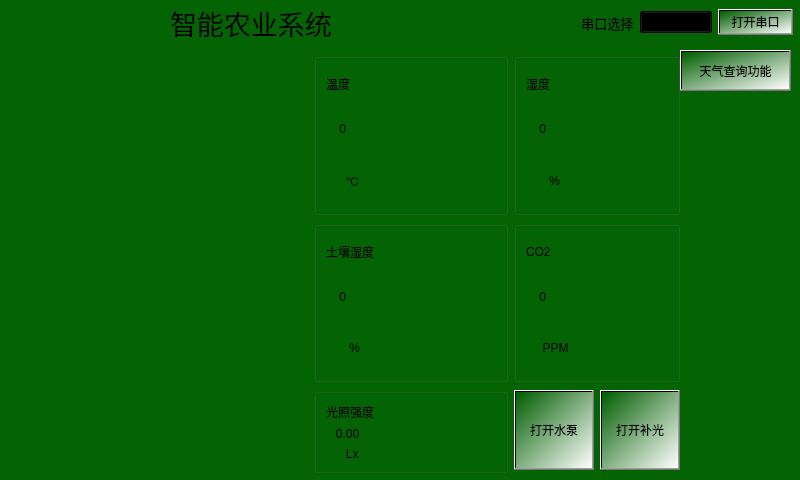
<?xml version="1.0" encoding="UTF-8"?>
<ui version="4.0">
 <class>mainwindow</class>
 <widget class="QWidget" name="mainwindow">
  <property name="geometry">
   <rect>
    <x>0</x>
    <y>0</y>
    <width>800</width>
    <height>480</height>
   </rect>
  </property>
  <property name="windowTitle">
   <string>Form</string>
  </property>
  <property name="styleSheet">
   <string notr="true">
background-color: rgb(4, 100, 4);</string>
  </property>
  <widget class="QWidget" name="layoutWidget">
   <property name="geometry">
    <rect>
     <x>0</x>
     <y>0</y>
     <width>793</width>
     <height>45</height>
    </rect>
   </property>
   <layout class="QHBoxLayout" name="horizontalLayout_2">
    <item>
     <spacer name="horizontalSpacer_2">
      <property name="orientation">
       <enum>Qt::Horizontal</enum>
      </property>
      <property name="sizeHint" stdset="0">
       <size>
        <width>58</width>
        <height>20</height>
       </size>
      </property>
     </spacer>
    </item>
    <item>
     <widget class="QLabel" name="label_1">
      <property name="sizePolicy">
       <sizepolicy hsizetype="Preferred" vsizetype="Preferred">
        <horstretch>0</horstretch>
        <verstretch>41</verstretch>
       </sizepolicy>
      </property>
      <property name="minimumSize">
       <size>
        <width>0</width>
        <height>41</height>
       </size>
      </property>
      <property name="maximumSize">
       <size>
        <width>440</width>
        <height>41</height>
       </size>
      </property>
      <property name="font">
       <font>
        <pointsize>20</pointsize>
       </font>
      </property>
      <property name="text">
       <string>智能农业系统</string>
      </property>
     </widget>
    </item>
    <item>
     <spacer name="horizontalSpacer">
      <property name="orientation">
       <enum>Qt::Horizontal</enum>
      </property>
      <property name="sizeHint" stdset="0">
       <size>
        <width>118</width>
        <height>20</height>
       </size>
      </property>
     </spacer>
    </item>
    <item>
     <layout class="QHBoxLayout" name="horizontalLayout">
      <item>
       <widget class="QLabel" name="label_3">
        <property name="sizePolicy">
         <sizepolicy hsizetype="Preferred" vsizetype="Preferred">
          <horstretch>0</horstretch>
          <verstretch>41</verstretch>
         </sizepolicy>
        </property>
        <property name="minimumSize">
         <size>
          <width>0</width>
          <height>41</height>
         </size>
        </property>
        <property name="maximumSize">
         <size>
          <width>440</width>
          <height>41</height>
         </size>
        </property>
        <property name="font">
         <font>
          <family>Agency FB</family>
          <pointsize>10</pointsize>
         </font>
        </property>
        <property name="text">
         <string>                      串口选择</string>
        </property>
       </widget>
      </item>
      <item>
       <widget class="QComboBox" name="comboBox">
        <property name="styleSheet">
         <string notr="true">background-color: qlineargradient(spread:pad, x1:0, y1:0, x2:1, y2:1, stop:0 rgba(0, 93, 0, 255), stop:1 rgba(255, 255, 255, 255));</string>
        </property>
       </widget>
      </item>
      <item>
       <widget class="QPushButton" name="pushButton_1">
        <property name="styleSheet">
         <string notr="true">background-color: qlineargradient(spread:pad, x1:0, y1:0, x2:1, y2:1, stop:0 rgba(0, 93, 0, 255), stop:1 rgba(255, 255, 255, 255));</string>
        </property>
        <property name="text">
         <string>打开串口</string>
        </property>
        <property name="checkable">
         <bool>true</bool>
        </property>
       </widget>
      </item>
     </layout>
    </item>
   </layout>
  </widget>
  <widget class="QWidget" name="layoutWidget">
   <property name="geometry">
    <rect>
     <x>0</x>
     <y>50</y>
     <width>301</width>
     <height>421</height>
    </rect>
   </property>
   <layout class="QVBoxLayout" name="verticalLayout">
    <item>
     <widget class="QLabel" name="label">
      <property name="maximumSize">
       <size>
        <width>299</width>
        <height>419</height>
       </size>
      </property>
      <property name="styleSheet">
       <string notr="true">background-image: url(:/tup/nongye.png);</string>
      </property>
      <property name="text">
       <string/>
      </property>
     </widget>
    </item>
   </layout>
  </widget>
  <widget class="QWidget" name="layoutWidget">
   <property name="geometry">
    <rect>
     <x>314</x>
     <y>53</y>
     <width>366</width>
     <height>420</height>
    </rect>
   </property>
   <layout class="QGridLayout" name="gridLayout">
    <item row="1" column="0">
     <widget class="QGroupBox" name="groupBox">
      <layout class="QGridLayout" name="soil_humi">
       <item row="0" column="0">
        <layout class="QHBoxLayout" name="horizontalLayout_5">
         <item>
          <widget class="QLabel" name="label_11">
           <property name="text">
            <string>土壤湿度</string>
           </property>
          </widget>
         </item>
         <item>
          <widget class="QLabel" name="label_12">
           <property name="maximumSize">
            <size>
             <width>32</width>
             <height>32</height>
            </size>
           </property>
           <property name="styleSheet">
            <string notr="true">background-image: url(:/tup/soil_humi.png);</string>
           </property>
           <property name="text">
            <string/>
           </property>
          </widget>
         </item>
        </layout>
       </item>
       <item row="1" column="0">
        <widget class="QLabel" name="label_13">
         <property name="styleSheet">
          <string notr="true">font: 20pt &quot;黑体&quot;;</string>
         </property>
         <property name="text">
          <string>    0</string>
         </property>
        </widget>
       </item>
       <item row="2" column="0">
        <widget class="QLabel" name="label_14">
         <property name="styleSheet">
          <string notr="true">font: 20pt &quot;黑体&quot;;</string>
         </property>
         <property name="text">
          <string>       %</string>
         </property>
        </widget>
       </item>
      </layout>
     </widget>
    </item>
    <item row="2" column="0">
     <widget class="QGroupBox" name="groupBox">
      <layout class="QGridLayout" name="co2">
       <item row="0" column="0">
        <layout class="QHBoxLayout" name="horizontalLayout_7">
         <item>
          <widget class="QLabel" name="label_19">
           <property name="text">
            <string>光照强度</string>
           </property>
          </widget>
         </item>
         <item>
          <widget class="QLabel" name="label_20">
           <property name="maximumSize">
            <size>
             <width>32</width>
             <height>32</height>
            </size>
           </property>
           <property name="styleSheet">
            <string notr="true">background-image: url(:/tup/light.png);</string>
           </property>
           <property name="text">
            <string/>
           </property>
          </widget>
         </item>
        </layout>
       </item>
       <item row="1" column="0">
        <widget class="QLabel" name="label_21">
         <property name="styleSheet">
          <string notr="true">font: 20pt &quot;黑体&quot;;</string>
         </property>
         <property name="text">
          <string>   0.00</string>
         </property>
        </widget>
       </item>
       <item row="2" column="0">
        <widget class="QLabel" name="label_22">
         <property name="styleSheet">
          <string notr="true">font: 20pt &quot;黑体&quot;;</string>
         </property>
         <property name="text">
          <string>      Lx</string>
         </property>
        </widget>
       </item>
      </layout>
     </widget>
    </item>
    <item row="1" column="1">
     <widget class="QGroupBox" name="groupBox">
      <layout class="QGridLayout" name="gridLayout_5">
       <item row="2" column="0">
        <widget class="QLabel" name="label_18">
         <property name="styleSheet">
          <string notr="true">font: 20pt &quot;黑体&quot;;</string>
         </property>
         <property name="text">
          <string>     PPM</string>
         </property>
        </widget>
       </item>
       <item row="1" column="0">
        <widget class="QLabel" name="label_17">
         <property name="styleSheet">
          <string notr="true">font: 20pt &quot;黑体&quot;;</string>
         </property>
         <property name="text">
          <string>    0</string>
         </property>
        </widget>
       </item>
       <item row="0" column="0">
        <layout class="QHBoxLayout" name="horizontalLayout_6">
         <item>
          <widget class="QLabel" name="label_15">
           <property name="text">
            <string>CO2</string>
           </property>
          </widget>
         </item>
         <item>
          <widget class="QLabel" name="label_16">
           <property name="maximumSize">
            <size>
             <width>32</width>
             <height>32</height>
            </size>
           </property>
           <property name="styleSheet">
            <string notr="true">background-image: url(:/tup/co2.png);</string>
           </property>
           <property name="text">
            <string/>
           </property>
          </widget>
         </item>
        </layout>
       </item>
      </layout>
     </widget>
    </item>
    <item row="0" column="0">
     <widget class="QGroupBox" name="groupBox">
      <layout class="QGridLayout" name="temp">
       <item row="0" column="0">
        <layout class="QHBoxLayout" name="horizontalLayout_3">
         <item>
          <widget class="QLabel" name="label_2">
           <property name="text">
            <string>温度</string>
           </property>
          </widget>
         </item>
         <item>
          <widget class="QLabel" name="label_4">
           <property name="maximumSize">
            <size>
             <width>32</width>
             <height>32</height>
            </size>
           </property>
           <property name="styleSheet">
            <string notr="true">background-image: url(:/tup/temp.png);</string>
           </property>
           <property name="text">
            <string/>
           </property>
          </widget>
         </item>
        </layout>
       </item>
       <item row="1" column="0">
        <widget class="QLabel" name="label_5">
         <property name="styleSheet">
          <string notr="true">font: 20pt &quot;黑体&quot;;</string>
         </property>
         <property name="text">
          <string>    0</string>
         </property>
        </widget>
       </item>
       <item row="2" column="0">
        <widget class="QLabel" name="label_6">
         <property name="styleSheet">
          <string notr="true">font: 20pt &quot;黑体&quot;;</string>
         </property>
         <property name="text">
          <string>      ℃</string>
         </property>
        </widget>
       </item>
      </layout>
     </widget>
    </item>
    <item row="0" column="1">
     <widget class="QGroupBox" name="groupBox">
      <layout class="QGridLayout" name="humi">
       <item row="1" column="0">
        <widget class="QLabel" name="label_10">
         <property name="styleSheet">
          <string notr="true">font: 20pt &quot;黑体&quot;;</string>
         </property>
         <property name="text">
          <string>    0</string>
         </property>
        </widget>
       </item>
       <item row="0" column="0">
        <layout class="QHBoxLayout" name="horizontalLayout_4">
         <item>
          <widget class="QLabel" name="label_7">
           <property name="text">
            <string>湿度</string>
           </property>
          </widget>
         </item>
         <item>
          <widget class="QLabel" name="label_8">
           <property name="maximumSize">
            <size>
             <width>32</width>
             <height>32</height>
            </size>
           </property>
           <property name="styleSheet">
            <string notr="true">background-image: url(:/tup/humi.png);</string>
           </property>
           <property name="text">
            <string/>
           </property>
          </widget>
         </item>
        </layout>
       </item>
       <item row="2" column="0">
        <widget class="QLabel" name="label_9">
         <property name="styleSheet">
          <string notr="true">font: 20pt &quot;黑体&quot;;</string>
         </property>
         <property name="text">
          <string>       %</string>
         </property>
        </widget>
       </item>
      </layout>
     </widget>
    </item>
    <item row="2" column="1">
     <layout class="QVBoxLayout" name="verticalLayout_2">
      <item>
       <layout class="QHBoxLayout" name="horizontalLayout_8">
        <item>
         <widget class="QPushButton" name="pushButton_2">
          <property name="maximumSize">
           <size>
            <width>80</width>
            <height>80</height>
           </size>
          </property>
          <property name="styleSheet">
           <string notr="true">background-color: qlineargradient(spread:pad, x1:0, y1:0, x2:1, y2:1, stop:0 rgba(0, 93, 0, 255), stop:1 rgba(255, 255, 255, 255));</string>
          </property>
          <property name="text">
           <string>打开水泵</string>
          </property>
         </widget>
        </item>
        <item>
         <widget class="QPushButton" name="pushButton_3">
          <property name="maximumSize">
           <size>
            <width>80</width>
            <height>80</height>
           </size>
          </property>
          <property name="styleSheet">
           <string notr="true">background-color: qlineargradient(spread:pad, x1:0, y1:0, x2:1, y2:1, stop:0 rgba(0, 93, 0, 255), stop:1 rgba(255, 255, 255, 255));</string>
          </property>
          <property name="text">
           <string>打开补光</string>
          </property>
         </widget>
        </item>
       </layout>
      </item>
     </layout>
    </item>
   </layout>
  </widget>
  <widget class="QPushButton" name="pushButton">
   <property name="geometry">
    <rect>
     <x>680</x>
     <y>50</y>
     <width>111</width>
     <height>41</height>
    </rect>
   </property>
   <property name="styleSheet">
    <string notr="true">background-color: qlineargradient(spread:pad, x1:0, y1:0, x2:1, y2:1, stop:0 rgba(0, 93, 0, 255), stop:1 rgba(255, 255, 255, 255));</string>
   </property>
   <property name="text">
    <string>天气查询功能</string>
   </property>
  </widget>
 </widget>
 <resources/>
 <connections/>
</ui>
